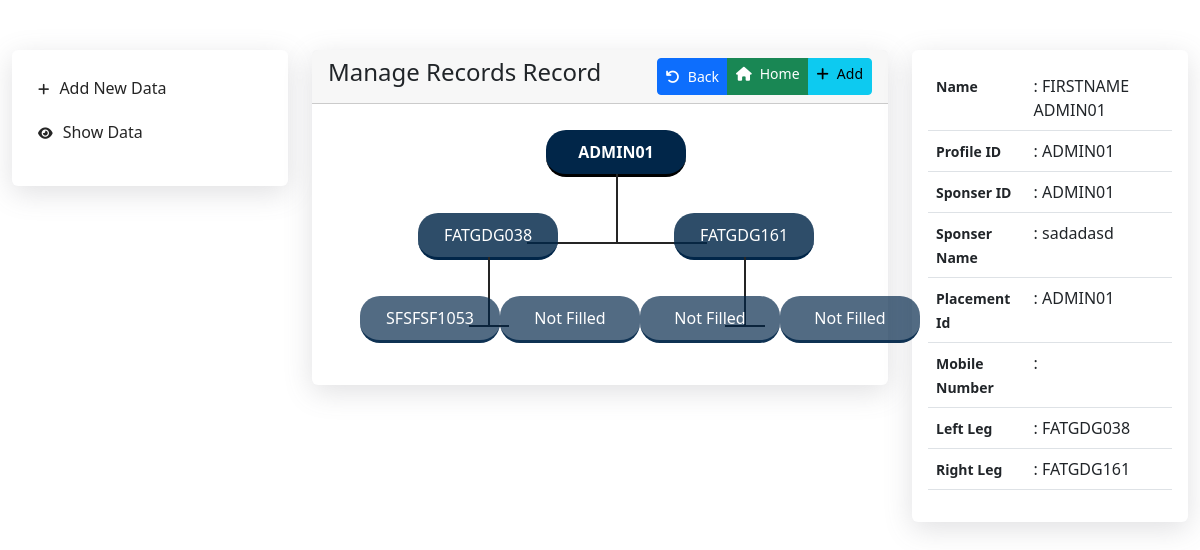
The app's page /manage-data.php, older data.
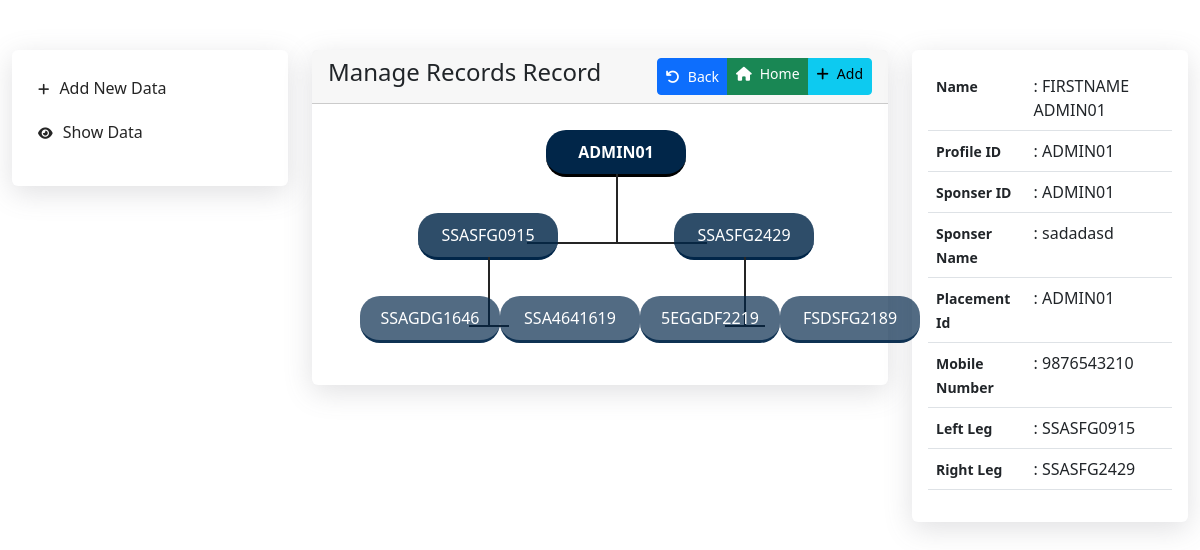
The same page, newer data.
### tables this page shows
CREATE TABLE `people` (
  `id` int(11) NOT NULL,
  `profile_id` varchar(256) NOT NULL,
  `sponser_id` varchar(256) NOT NULL,
  `sponser_name` varchar(256) NOT NULL,
  `placement_id` varchar(256) NOT NULL,
  `left_leg` varchar(100) NOT NULL,
  `right_leg` varchar(100) NOT NULL,
  `first_name` varchar(256) NOT NULL,
  `last_name` varchar(256) NOT NULL,
  `dob` varchar(256) NOT NULL,
  `father_name` varchar(256) NOT NULL,
  `mother_name` varchar(256) NOT NULL,
  `mobile_number` varchar(100) NOT NULL,
  `address` varchar(1000) NOT NULL,
  `status` varchar(50) NOT NULL
);

### manage-data.php (the view, shortened to what this page needs)
<?php
require_once('./config/database.php');
$sql = "SELECT * FROM people WHERE profile_id = '".$_GET['id']."'";
$result = mysqli_query($con, $sql);
if (mysqli_num_rows($result) > 0)
{
    $row_fetch = mysqli_fetch_assoc($result);
}
?>
<!DOCTYPE html>
<html lang="en">
<head>
    <link rel="stylesheet" href="./assets/style.css">
    <link rel="stylesheet" href="./bootstrap/css/bootstrap.min.css">
</head>
<body>
    <section class="main">
        <div class="container-fluid">
            <div class="row ">
                <div class="col-lg-3">
                    <div class="card menu-card">
                        <div class="card-body">
                            <ul>
                                <li>
                                    <a href="./index.php"><i class="fa-solid fa-plus"></i>Add New Data</a>
                                </li>
                                <li>
                                    <a href="./manage-data.php"><i class="fa-solid fa-eye"></i>Show Data</a>
                                </li>
                            </ul>
                        </div>
                    </div>
                </div>
                <div class="col-lg-6">
                    <div class="row">
                        <div class="col-lg-12">
                            <div class="card">
                                <div class="card-header d-flex justify-content-between">
                                    <h4>Manage Records Record</h3>
                                        <div class="btn-group btn-group-sm float-end" role="group" aria-label="First group">
                                            <button type="button" class="btn btn-primary" onclick="window.history.back()"><i class="fas fa-undo me-2"></i>Back</button>
                                            <a href="./manage-data.php" type="button" class="btn btn-success"><i class="fas fa-home me-2"></i>Home</a>
                                            <a href="./index.php" type="button" class="btn btn-info"><i class="fas fa-plus me-2"></i>Add</a>
                                        </div>
                                </div>
                                <div class="card-body text-center">
                                    <div class="card-box">
                                        <ul>
                                            <a type="button" class="wrapper" data-bs-toggle="tooltip" data-bs-placement="top" data-bs-title="Tooltip on top" href="./manage-data.php?id=<?php echo $_GET['id']; ?>">
                                                <li>
                                                    <p><strong><?php echo $_GET['id']; ?></strong></p>
                                                </li>
                                            </a>
                                        </ul>
                                        <ul>
                                            <?php
                                            require_once('./config/database.php');
                                            $sqli = "SELECT * FROM people WHERE profile_id = '" . $_GET['id'] . "'";
                                            $result = mysqli_query($con, $sqli);
                                            if (mysqli_num_rows($result) > 0) {
                                                while ($row = mysqli_fetch_assoc($result)) {
                                                    $values_array = array($row['left_leg'], $row['right_leg']);
                                            ?>
                                                    <?php if ($row['left_leg'] != '') { ?><a href="./manage-data.php?id=<?php echo $row['left_leg']; ?>">
                                                            <li class="left_leg">
                                                                <p><?php echo $row['left_leg']; ?></p>
                                                            </li>
                                                        </a><?php } ?>
                                                    <?php if ($row['right_leg'] != '') { ?><a href="./manage-data.php?id=<?php echo $row['right_leg']; ?>">
                                                            <li class="right_leg">
                                                                <p><?php echo $row['right_leg']; ?></p>
                                                            </li>
                                                        </a><?php } else { ?><a type="button">
                                                            <li class="right_leg">
                                                                <p>Not Filled</p>
                                                            </li>
                                                        </a><?php } ?>
                                                <?php
                                                }
                                            }
                                            ?>
                                        </ul>
                                        <ul>
                                            <?php
                                            foreach ($values_array as $value) {
                                            ?>
                                                <?php
                                                require_once('./config/database.php');
                                                $sqli1 = "SELECT * FROM people WHERE profile_id = '$value'";
                                                $result1 = mysqli_query($con, $sqli1);
                                                if (mysqli_num_rows($result1) > 0) {
                                                    while ($row1 = mysqli_fetch_assoc($result1)) {
                                                ?>
                                                        <?php if ($row1['left_leg'] != '') { ?><a href="./manage-data.php?id=<?php echo $row1['left_leg']; ?>">
                                                                <li class="left_leg">
                                                                    <p><?php echo $row1['left_leg']; ?></p>
                                                                </li>
                                                            </a><?php } else { ?><a type="button">
                                                                <li class="left_leg">
                                                                    <p>Not Filled</p>
                                                                </li>
                                                            </a><?php } ?>
                                                        <?php if ($row1['right_leg'] != '') { ?><a href="./manage-data.php?id=<?php echo $row1['right_leg']; ?>">
                                                                <li class="right_leg">
                                                                    <p><?php echo $row1['right_leg']; ?></p>
                                                                </li>
                                                            </a><?php } else { ?><a type="button">
                                                                <li class="right_leg">
                                                                    <p>Not Filled</p>
                                                                </li>
                                                            </a><?php } ?>
                                                    <?php
                                                    }
                                                }
                                                ?>
                                            <?php
                                            }
                                            ?>
                                        </ul>
                                    </div>
                                </div>
                            </div>
                        </div>
                    </div>
                </div>
                <div class="col-lg-3">
                    <div class="card menu-card">
                        <div class="card-body">
                            <table class="table">
                                <tbody>
                                    <tr>
                                        <th width="40%"><small>Name</small></th>
                                        <td width="60%">: <?php echo $row_fetch['first_name']; ?> <?php echo $row_fetch['last_name']; ?></td>
                                    </tr>
                                    <tr>
                                        <th width="40%"><small>Profile ID</small></th>
                                        <td width="60%">: <?php echo $row_fetch['profile_id']; ?></td>
                                    </tr>
                                    <tr>
                                        <th width="40%"><small>Sponser ID</small></th>
                                        <td width="60%">: <?php echo $row_fetch['sponser_id']; ?></td>
                                    </tr>
                                    <tr>
                                        <th width="40%"><small>Sponser Name</small></th>
                                        <td width="60%">: <?php echo $row_fetch['sponser_name']; ?></td>
                                    </tr>
                                    <tr>
                                        <th width="40%"><small>Placement Id</small></th>
                                        <td width="60%">: <?php echo $row_fetch['placement_id']; ?></td>
                                    </tr>
                                    <tr>
                                        <th width="40%"><small>Mobile Number</small></th>
                                        <td width="60%">: <?php echo $row_fetch['mobile_number']; ?></td>
                                    </tr>
                                    <tr>
                                        <th width="40%"><small>Left Leg</small></th>
                                        <td width="60%">: <?php echo $row_fetch['left_leg']; ?></td>
                                    </tr>
                                    <tr>
                                        <th width="40%"><small>Right Leg</small></th>
                                        <td width="60%">: <?php echo $row_fetch['right_leg']; ?></td>
                                    </tr>
                                </tbody>
                            </table>
                        </div>
                    </div>
                </div>
            </div>
        </div>
    </section>
</body>
</html>

### assets/style.css (style rules this page uses)
.card { box-shadow: rgba(100, 100, 111, 0.2) 0px 7px 29px 0px; border: none !important; }
section.main { padding: 50px 0; }
ul, li, a { list-style: none !important; text-decoration: none; }
a { text-decoration: none !important; }
section.main .menu-card ul li { padding: 10px; }
section.main .menu-card ul { padding-left: 0 !important; }
section.main .menu-card ul li a i { margin-right: 10px;font-size: 13px; }
section.main .menu-card ul li a { color: #252525; }
.card-box ul { display: flex; justify-content: center; justify-content: space-around }
.card-box ul li { text-align: center; padding: 10px 20px; background-color: aliceblue; border-radius: 20px; margin-bottom: 10px; min-width: 140px; }
.card-box ul li { border-bottom: 3px solid #bfe1ff; margin-top: 10px; }
.card-box ul { position: relative; }
.card-box ul a li::after { content: ""; position: absolute; bottom: -70px; height: 70px; width: 2px; background-color: #252525; }
.card-box ul:last-child a li::after { content: ""; display: none; }
.card-box ul a { color: #252525; }
.card-box ul li::after { content: '|'; position: absolute; color: #252525; bottom: -5px; }
.card-box ul:last-child li::after { content: ""; }
.card-box ul li { position: relative; }
.card-box ul:first-child li::before { content: ""; position: absolute; bottom: -160%; height: 2px; width: 180px; right: -15%; background-color: #252525; }
.card-box ul li::before { content: ""; position: absolute; bottom: -160%; height: 2px; width: 40px; right: 35%; background-color: #252525; }
.card-box ul:last-child li::before { content: ""; display: none; }
.card-box ul li { z-index: 10000; }
.card-box ul:first-child li { background-color: #012649; border-bottom: 3px solid #000000; color: #FFF; }
.card-box ul:nth-child(2) li { background-color: #012649d1; border-bottom: 3px solid #012649; color: #FFF; }
.card-box ul:nth-child(3) li { background-color: #012649ad; border-bottom: 3px solid #012649d1; color: #FFF; }
p { margin: 0 !important; }

Row changes from the older to the newer data that the page shows:
removed people: left_leg "SFSFSF1053", right_leg "Not Filled"
removed people: left_leg "Not Filled", right_leg "Not Filled"
changed people "FIRSTNAME": left_leg "FATGDG038" → "SSASFG0915"; right_leg "FATGDG161" → "SSASFG2429"; mobile_number (not shown) → "9876543210"
added people: left_leg "SSAGDG1646", right_leg "SSA4641619"
added people: left_leg "5EGGDF2219", right_leg "FSDSFG2189"
